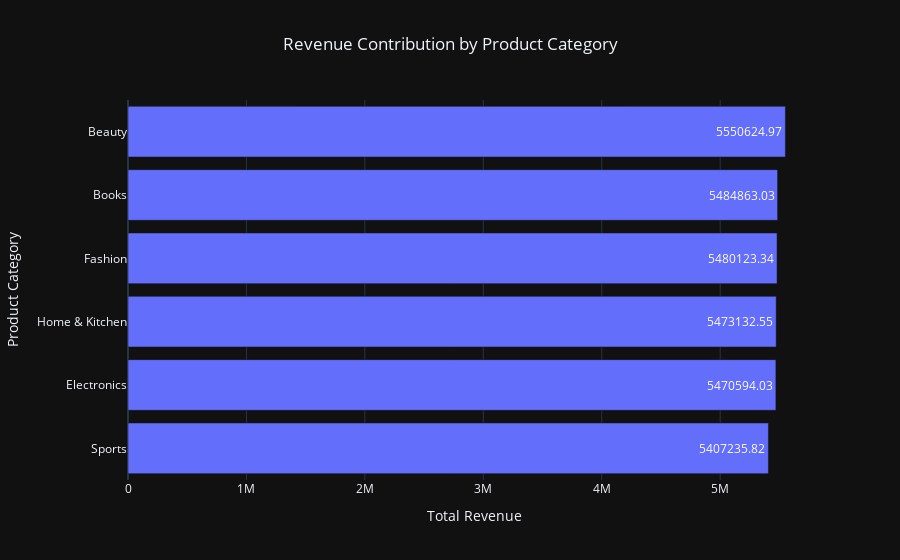

This figure's notebook cell:
### Markdown cell above
Bivariate analysis
Analyse relationship between two variables

### Code cell
# Revenue by product category(Groupby)

product_revenue = (
    df.groupby('product_category')['total_revenue']
    .sum()
    .sort_values(ascending=True)
    .reset_index()
)

fig = px.bar(
    product_revenue,
    x='total_revenue',
    y='product_category',
    orientation='h',
    text='total_revenue',
    title="Revenue Contribution by Product Category"
)

fig.update_layout(
    template="plotly_dark",
    title_x=0.5,
    xaxis_title="Total Revenue",
    yaxis_title="Product Category"
)

fig.show()

### Figure 1 — Plotly figure (JSON) as saved in the notebook; plotly's stock layout.template omitted (floating-point values rounded to 4 significant figures)
{"data": [{"alignmentgroup": "True", "hovertemplate": "total_revenue=%{text}<br>product_category=%{y}<extra></extra>", "legendgroup": "", "marker": {"color": "#636efa", "pattern": {"shape": ""}}, "name": "", "offsetgroup": "", "orientation": "h", "showlegend": false, "text": [5407000.0, 5471000.0, 5473000.0, 5480000.0, 5485000.0, 5551000.0], "textposition": "auto", "type": "bar", "x": [5407000.0, 5471000.0, 5473000.0, 5480000.0, 5485000.0, 5551000.0], "xaxis": "x", "y": ["Sports", "Electronics", "Home & Kitchen", "Fashion", "Books", "Beauty"], "yaxis": "y"}], "layout": {"barmode": "relative", "legend": {"tracegroupgap": 0}, "title": {"text": "Revenue Contribution by Product Category", "x": 0.5}, "xaxis": {"anchor": "y", "domain": [0, 1], "title": {"text": "Total Revenue"}}, "yaxis": {"anchor": "x", "domain": [0, 1], "title": {"text": "Product Category"}}}}
